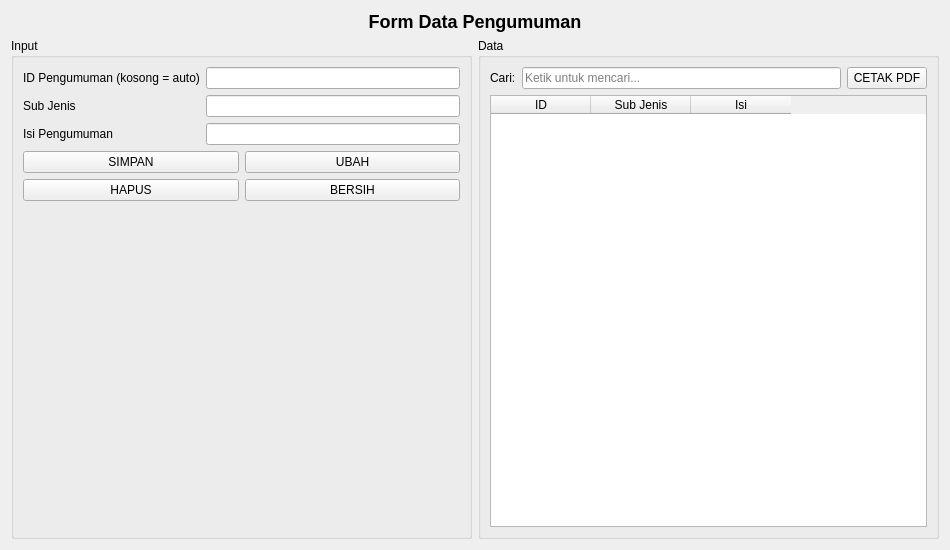
<?xml version="1.0" encoding="UTF-8"?>
<ui version="4.0">
 <class>FormPengumuman</class>
 <widget class="QWidget" name="FormPengumuman">
  <property name="geometry">
   <rect>
    <x>0</x>
    <y>0</y>
    <width>950</width>
    <height>550</height>
   </rect>
  </property>
  <property name="windowTitle">
   <string>Data Pengumuman</string>
  </property>
  <layout class="QVBoxLayout" name="verticalLayout">
   <item>
    <widget class="QLabel" name="labelTitle">
     <property name="text">
      <string>&lt;h2&gt;Form Data Pengumuman&lt;/h2&gt;</string>
     </property>
     <property name="alignment">
      <set>Qt::AlignHCenter|Qt::AlignVCenter</set>
     </property>
    </widget>
   </item>
   <item>
    <layout class="QHBoxLayout" name="horizontalLayout">
     <item>
      <widget class="QGroupBox" name="groupInput">
       <property name="title">
        <string>Input</string>
       </property>
       <layout class="QVBoxLayout" name="verticalLayoutInput">
        <item>
         <layout class="QFormLayout" name="formLayout">
          <item row="0" column="0">
           <widget class="QLabel" name="labelId">
            <property name="text">
             <string>ID Pengumuman (kosong = auto)</string>
            </property>
           </widget>
          </item>
          <item row="0" column="1">
           <widget class="QLineEdit" name="EditId"/>
          </item>
          <item row="1" column="0">
           <widget class="QLabel" name="labelSub">
            <property name="text">
             <string>Sub Jenis</string>
            </property>
           </widget>
          </item>
          <item row="1" column="1">
           <widget class="QLineEdit" name="EditSub"/>
          </item>
          <item row="2" column="0">
           <widget class="QLabel" name="labelIsi">
            <property name="text">
             <string>Isi Pengumuman</string>
            </property>
           </widget>
          </item>
          <item row="2" column="1">
           <widget class="QLineEdit" name="EditIsi"/>
          </item>
         </layout>
        </item>
        <item>
         <layout class="QGridLayout" name="gridButtons">
          <item row="0" column="0">
           <widget class="QPushButton" name="BtnSimpan">
            <property name="text">
             <string>SIMPAN</string>
            </property>
           </widget>
          </item>
          <item row="0" column="1">
           <widget class="QPushButton" name="BtnUbah">
            <property name="text">
             <string>UBAH</string>
            </property>
           </widget>
          </item>
          <item row="1" column="0">
           <widget class="QPushButton" name="BtnHapus">
            <property name="text">
             <string>HAPUS</string>
            </property>
           </widget>
          </item>
          <item row="1" column="1">
           <widget class="QPushButton" name="BtnBersih">
            <property name="text">
             <string>BERSIH</string>
            </property>
           </widget>
          </item>
         </layout>
        </item>
        <item>
         <spacer name="spacerInput">
          <property name="orientation">
           <enum>Qt::Vertical</enum>
          </property>
          <property name="sizeHint" stdset="0">
           <size>
            <width>20</width>
            <height>80</height>
           </size>
          </property>
         </spacer>
        </item>
       </layout>
      </widget>
     </item>
     <item>
      <widget class="QGroupBox" name="groupData">
       <property name="title">
        <string>Data</string>
       </property>
       <layout class="QVBoxLayout" name="verticalLayoutData">
        <item>
         <layout class="QHBoxLayout" name="layoutCariCetak">
          <item>
           <widget class="QLabel" name="labelCari">
            <property name="text">
             <string>Cari:</string>
            </property>
           </widget>
          </item>
          <item>
           <widget class="QLineEdit" name="lineCari">
            <property name="placeholderText">
             <string>Ketik untuk mencari...</string>
            </property>
           </widget>
          </item>
          <item>
           <widget class="QPushButton" name="btnCetak">
            <property name="text">
             <string>CETAK PDF</string>
            </property>
           </widget>
          </item>
         </layout>
        </item>
        <item>
         <widget class="QTableWidget" name="tblPengumuman">
          <property name="columnCount">
           <number>3</number>
          </property>
          <property name="rowCount">
           <number>0</number>
          </property>
          <column>
           <property name="text">
            <string>ID</string>
           </property>
          </column>
          <column>
           <property name="text">
            <string>Sub Jenis</string>
           </property>
          </column>
          <column>
           <property name="text">
            <string>Isi</string>
           </property>
          </column>
         </widget>
        </item>
       </layout>
      </widget>
     </item>
    </layout>
   </item>
  </layout>
 </widget>
 <resources/>
 <connections/>
</ui>
